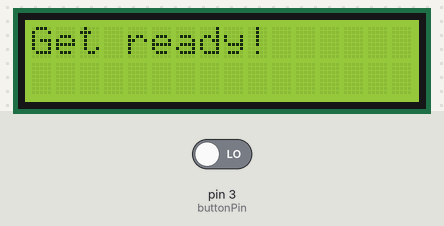
Simulated run of this sketch. Board: Arduino Uno, built with avr-gcc and run on an emulated ATmega328P. Parts: 16×2 character LCD. The test bench sets the inputs (shaded band); at power-on: pin 3 (buttonPin) LOW. Random numbers use the default seed unless the sketch sets one.

Above: at 1.2 s.
1.3 s: pin 3 (buttonPin) driven HIGH
At 5.5 s:
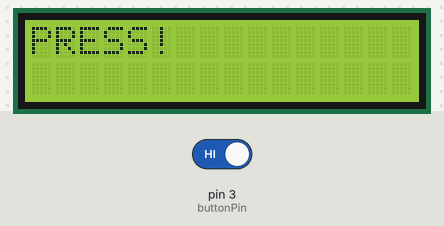
5.9 s: pin 3 (buttonPin) driven LOW
At 7.2 s:
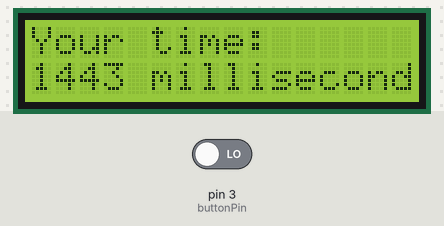
At 9.01 s:
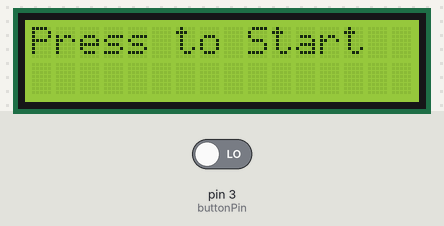
Timing chart, 0 to 10.5 s (numbered marks = the images above; inputs shaded):
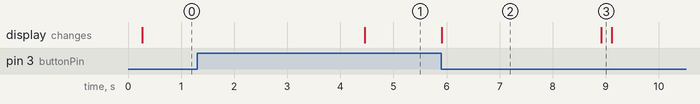

The sketch:

labactivity9arduinocode.ino
```cpp
#include <LiquidCrystal.h>  // Include the LiquidCrystal library for the LCD

// Define the pin connected to the pushbutton
const int buttonPin = 3;

// Define the LCD pin connections: RS, Enable, Data4, Data5, Data6, Data7
const int rs = 7, en = 8, d4 = 9, d5 = 10, d6 = 11, d7 = 12;

LiquidCrystal lcd(rs, en, d4, d5, d6, d7);  // Create an LCD object

void reactionGame() {
  lcd.clear();    // Clear the LCD screen
  lcd.print("Get ready!"); // Inform the player to get ready

  // Generate a random delay between 3 to 6 seconds (3000-6000 ms) ...
  // Use the function random(); to help achieve that. Look it up how it works.
  delay(random(3000, 6000));

  lcd.clear();
  lcd.print("PRESS!");  // Ask the player to press the button as fast as possible

  unsigned long startTime = millis();  // Record the time right button press

  // Don’t worry about how this works, only that the code below waits until ...
  // the player presses the button.
  while (digitalRead(buttonPin) == HIGH) {
    // This keeps running until the player reacts and presses the button
  }

  // Use the start time recorded above (startTime) and the current time to ...
  // calculate how long the player took to press the button.
  unsigned long reactionTime = millis() - startTime;

  // Display the reaction time on the LCD
  lcd.clear();
  lcd.print("Your time:");
  lcd.setCursor(0, 1);         // Move to the second row
  lcd.print(reactionTime);     // Show the reaction time in milliseconds
  lcd.print(" milliseconds");

  delay(3000);  // Keep the result displayed for 3 seconds before restarting
}

void setup() {
  pinMode(buttonPin, INPUT);     // Set the button pin as ???
  lcd.begin(16, 2);             // Initialize LCD type (x columns, y rows)
  Serial.begin(9600);          // Start Serial Monitor for debugging output
  randomSeed(analogRead(0));   // Seed the random number generator
}

void loop() {
  lcd.clear();                 // Clear the LCD screen
  lcd.print("Press to Start"); // Display instruction to the player

  // Just waiting here until the player presses the button (HIGH to LOW)
  while (digitalRead(buttonPin) == HIGH) {} // DONT WORRY HOW THIS WORKS NOW

  // Small delay to remove mechanical button bounce noise
  delay(200);

  // Call the function that runs the reaction timer game
reactionGame(); // Need to be defined!!!
}
```

Measured:
- after the input at 5.9 s, the display: changes at once (image 2)
- what the display in image 2 shows lasts 3.0 s, from 5.9 s to 8.9 s
